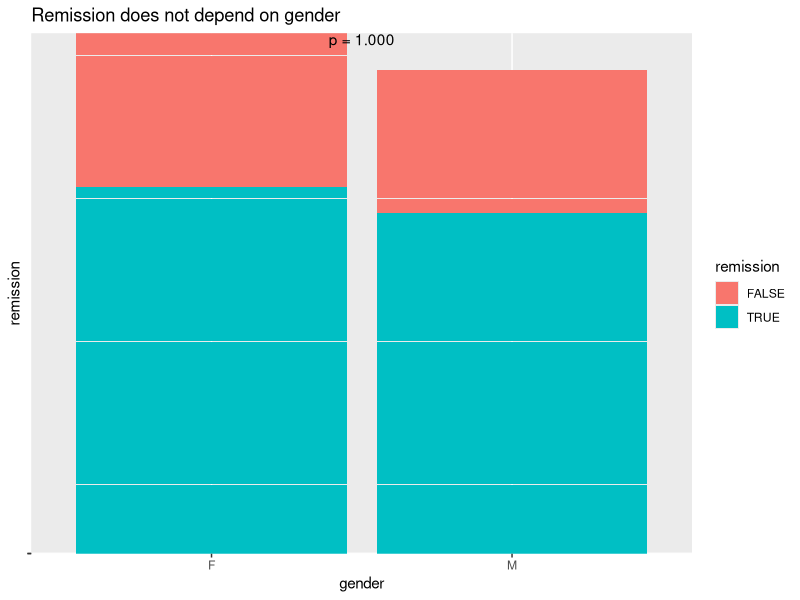
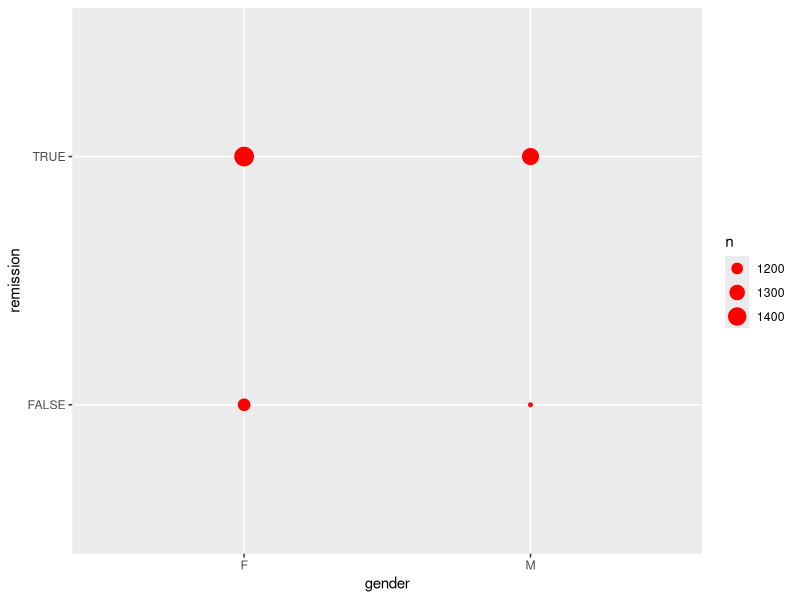
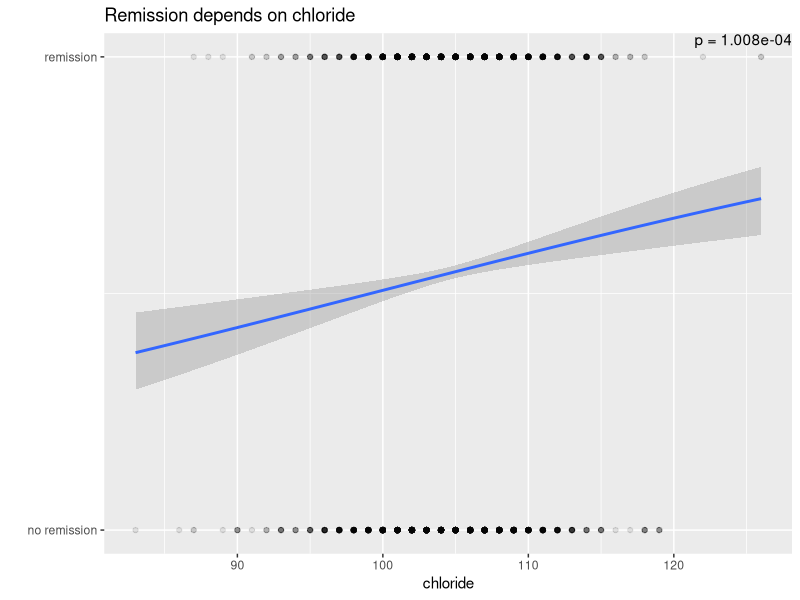
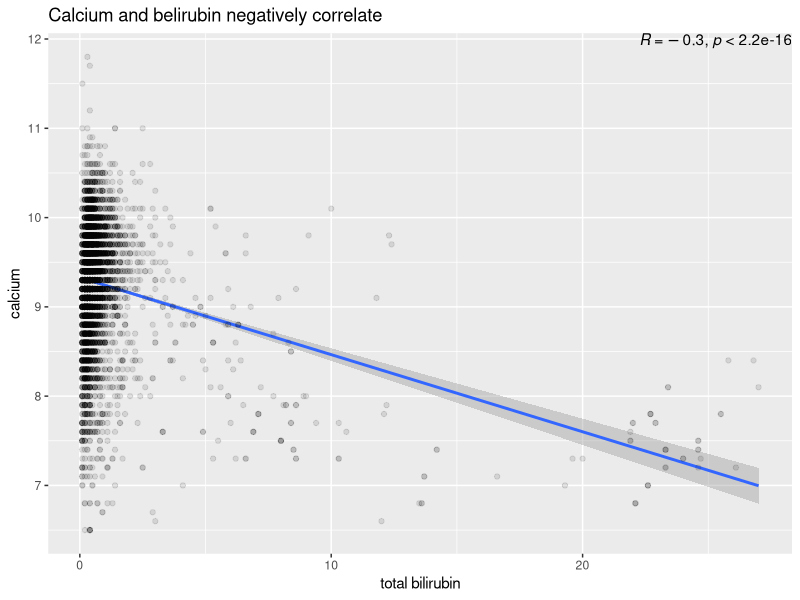
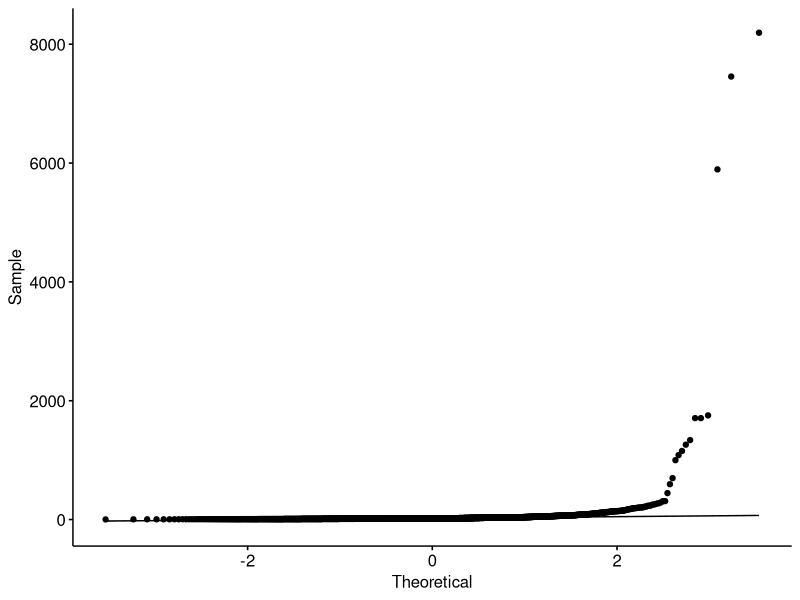
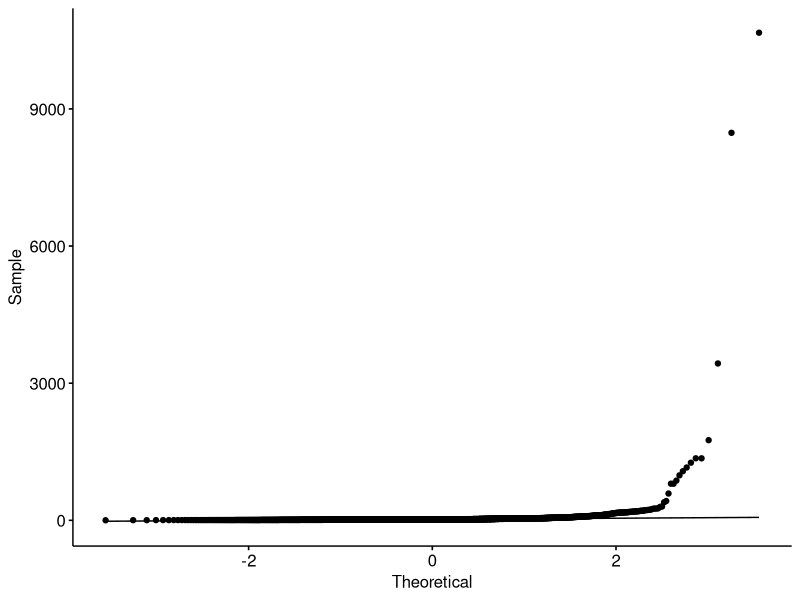
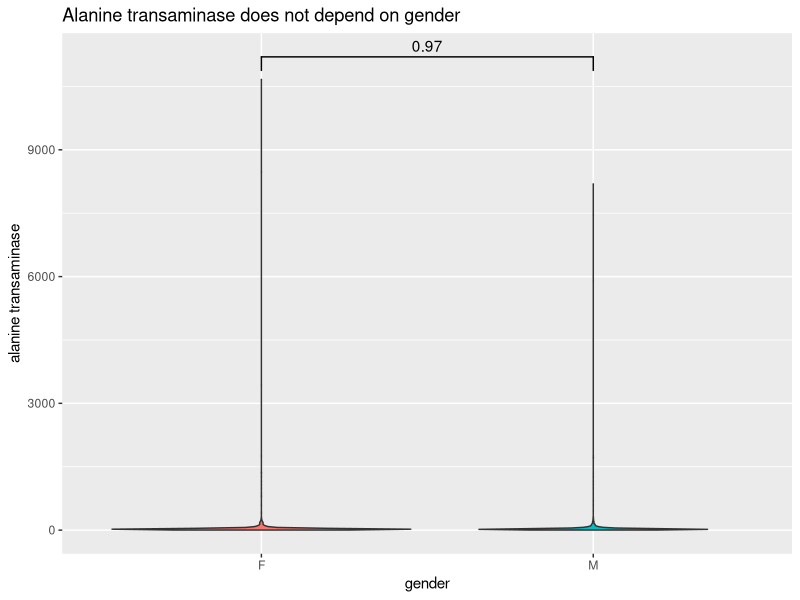
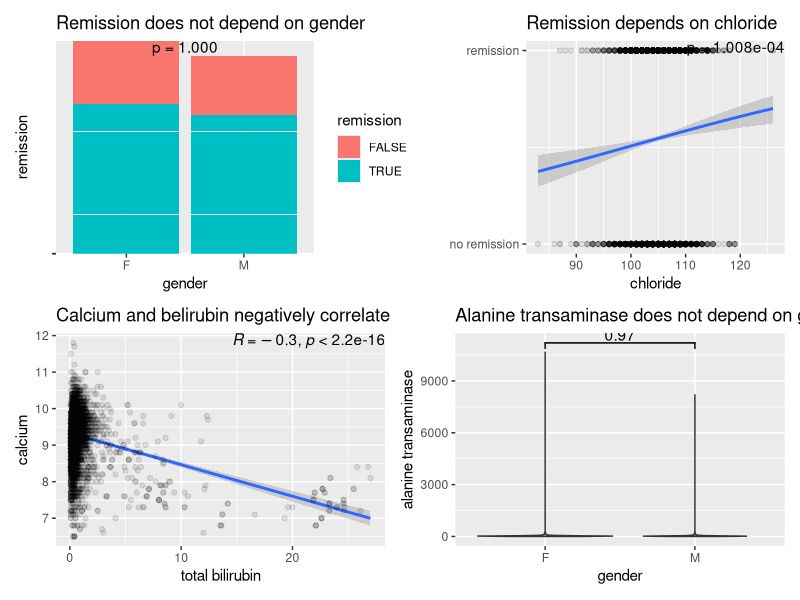

Reproduce these figures in R, in order.
library(tidyverse)
library(here)

library(reshape2)
library(ggpubr)
library(patchwork)

# Adjusted data
df_adjusted = read_delim(here("Data", "joined_adjusted.tsv"), delim = "\t")

glimpse(df_adjusted)

# Does the remission depend on the gender?
# Chi-squared test p-value
contingency_table = table(df_adjusted$gender, df_adjusted$remission)
chi_test = chisq.test(contingency_table)
p_val = chi_test$p.value

df_adjusted %>%
  ggplot(aes(gender, remission, fill = remission)) +
  geom_col() +
  annotate("text", x = 1.5, y = Inf, 
           label = sprintf("p = %.3f", p_val), vjust = 1, hjust = .5) +
  theme(axis.text.y = element_blank()) +
  labs(title = "Remission does not depend on gender") ->
  plt_rem_gender
plt_rem_gender

#extra plot
ggplot(df_adjusted) +
  aes(
    x = gender,
    y = remission
  ) +
  geom_count(colour="red")

# Does the remission depend on chloride?
# p-value from logistic regression model
model = glm(remission ~ chlor, data = df_adjusted, family = binomial)
p_val = summary(model)$coefficients[2,4]

# plot
df_adjusted %>%
  ggplot(aes(chlor, as.integer(remission))) + 
  geom_smooth(method="glm", method.args=list(family="binomial")) +
  geom_point(alpha = .1) +
  annotate("text", x = Inf, y = Inf, 
           label = sprintf("p = %.3e", p_val), vjust = 1, hjust = 1) +
  scale_y_continuous(breaks = c(0, 1), labels = c("no remission", "remission")) +
  labs(x = "chloride", y = "", 
       title = "Remission depends on chloride") ->
  plt_rem_cl
plt_rem_cl


#extra plot remission vs. chloride
remission_chloride <- df_adjusted %>%
  group_by(remission, chlor)%>%
  na.omit()

boxplot <- ggplot(data =remission_chloride) +
  aes(x= remission, y = chlor
  ) +
  geom_boxplot()


# Is there an association between calcium and total bilirubin?
df_adjusted %>%
  ggplot(aes(tbil, cal)) +
  geom_smooth(method = "lm") +
  geom_point(alpha = .1) +
  stat_cor(label.x = Inf, label.y = Inf, hjust = 1, vjust = 1) +
  labs(x = "total bilirubin", y = "calcium", 
       title = "Calcium and belirubin negatively correlate") ->
  plt_ca_bil
plt_ca_bil

# According to the data, was there a difference of alanine transaminase between gender categories?
# Normality check for t-test assumptions
alt_m = df_adjusted[df_adjusted$gender == "M", ]$alt
alt_f = df_adjusted[df_adjusted$gender == "F", ]$alt
shapiro.test(alt_m)
shapiro.test(alt_f)
ggqqplot(alt_m)
ggqqplot(alt_f)
# ---Not normal. Should use non-parametric test.

df_adjusted %>%
  ggplot(aes(gender, alt, fill = gender)) +
  geom_violin() +
  geom_signif(comparisons = list(c("M", "F")), test = "wilcox.test") +
  labs(y = "alanine transaminase", 
       title = "Alanine transaminase does not depend on gender") +
  theme(legend.position = "none") ->
  plt_ala_gender
plt_ala_gender

# Combined plot
(plt_rem_gender + plt_rem_cl) /
(plt_ca_bil + plt_ala_gender)

# Save plot
ggsave(here("Plots", "Day_8_Combined.png"), width = 12, height = 10)
